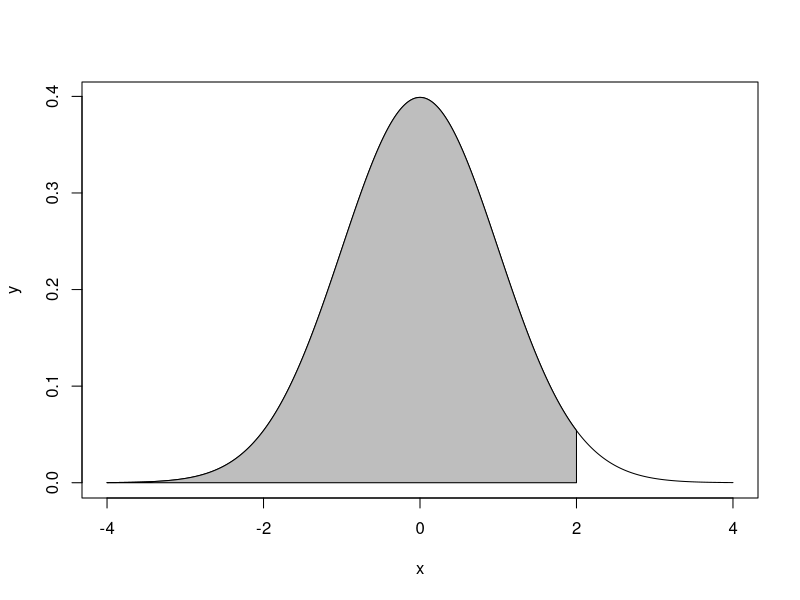

Source code (R):
# Page no 119

prob <- pnorm(2)
prob

x = seq (-4,4, length = 10000)
y = dnorm (x,0,1)
plot (x,y, type ="l")
x = seq (-4,2, length = 10000)
y = dnorm (x,0,1)
polygon (c(-4,x ,2) ,c(0,y ,0) ,col =" gray ")